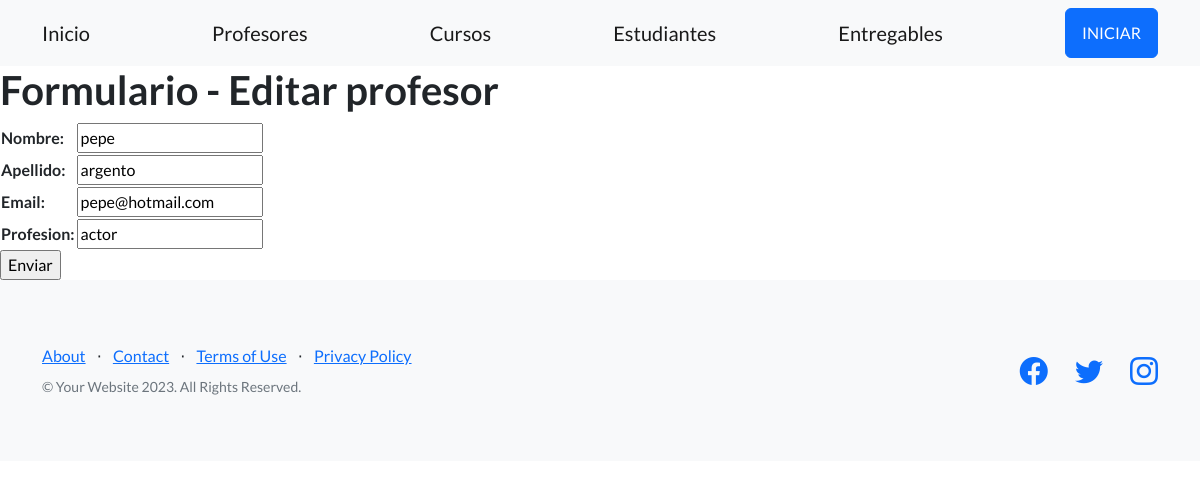
/AppCoder/editarProfesor/pepe/, run on the app's committed database.
### AppCoder/models.py (models this page shows, shortened)
class Profesor(models.Model):
    nombre = models.CharField(max_length=40)
    apellido = models.CharField(max_length=40)
    email = models.EmailField(default ="")
    profesion = models.CharField(max_length=40)

### AppCoder/views.py (the view)
# urls.py: path("editarProfesor/<profesor_nombre>/", views.editarProfesor, name="EditarProfesor"),
def editarProfesor(request, profesor_nombre):
    profesor = Profesor.objects.get(nombre=profesor_nombre)
    if request.method == "POST":
        miFormulario = ProfesorFormulario(request.POST)
        if miFormulario.is_valid():
            informacion = miFormulario.cleaned_data
            profesor.nombre = informacion["nombre"]
            profesor.apellido = informacion["apellido"]
            profesor.email = informacion["email"]
            profesor.profesion = informacion["profesion"]
            profesor.save()
            return render(request, "AppCoder/inicio.html")
    else:
        miFormulario = ProfesorFormulario(initial={"nombre": profesor.nombre , "apellido":profesor.apellido , "email": profesor.email , "profesion": profesor.profesion})
    return render(request, "AppCoder/formulario_editar_profesor.html", {"miFormulario":miFormulario , "profesor_nombre":profesor_nombre})

### AppCoder/forms.py
class ProfesorFormulario(forms.Form):
    nombre = forms.CharField(max_length=30)
    apellido = forms.CharField(max_length=30)
    email = forms.EmailField()
    profesion = forms.CharField(max_length=30)

### AppCoder/Templates/AppCoder/formulario_editar_profesor.html (shortened to what this page needs)
{% extends "AppCoder/padre.html" %}
{% load static %}
{% block contenidoQueCambia %}
<h1> Formulario - Editar profesor </h1>
<form action=""    method="POST">
    <table>
        {{ miFormulario.as_table }}
    </table>
    <input type = "submit" value="Enviar">
</form>
{% endblock %}

### data on the page
Profesor: nombre "pepe", apellido "argento", email "pepe@hotmail.com", profesion "actor"
